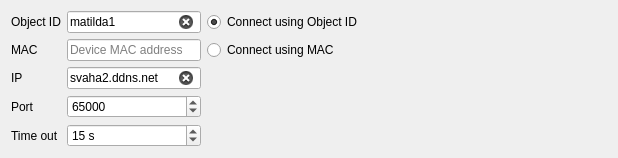
                 <widget class="QWidget" name="tab_7">
                  <attribute name="title">
                   <string>MAC</string>
                  </attribute>
                  <layout class="QGridLayout" name="gridLayout_31">
                   <item row="2" column="1" rowspan="2">
                    <widget class="QLineEdit" name="leIp_2">
                     <property name="text">
                      <string>svaha2.ddns.net</string>
                     </property>
                     <property name="placeholderText">
                      <string>svaha service IP or URL</string>
                     </property>
                     <property name="clearButtonEnabled">
                      <bool>true</bool>
                     </property>
                    </widget>
                   </item>
                   <item row="0" column="0">
                    <widget class="QLabel" name="label_76">
                     <property name="text">
                      <string>Object ID</string>
                     </property>
                    </widget>
                   </item>
                   <item row="0" column="1">
                    <widget class="QLineEdit" name="leObjectName_2">
                     <property name="text">
                      <string>matilda1</string>
                     </property>
                     <property name="placeholderText">
                      <string>Object name</string>
                     </property>
                     <property name="clearButtonEnabled">
                      <bool>true</bool>
                     </property>
                    </widget>
                   </item>
                   <item row="1" column="1">
                    <widget class="QLineEdit" name="leObjectMac">
                     <property name="placeholderText">
                      <string>Device MAC address</string>
                     </property>
                     <property name="clearButtonEnabled">
                      <bool>true</bool>
                     </property>
                    </widget>
                   </item>
                   <item row="4" column="1" rowspan="2">
                    <widget class="QSpinBox" name="sbPort_2">
                     <property name="minimum">
                      <number>1</number>
                     </property>
                     <property name="maximum">
                      <number>65534</number>
                     </property>
                     <property name="value">
                      <number>65000</number>
                     </property>
                    </widget>
                   </item>
                   <item row="6" column="1">
                    <widget class="QSpinBox" name="sbTimeOut_2">
                     <property name="suffix">
                      <string> s</string>
                     </property>
                     <property name="minimum">
                      <number>2</number>
                     </property>
                     <property name="maximum">
                      <number>99</number>
                     </property>
                     <property name="singleStep">
                      <number>2</number>
                     </property>
                     <property name="value">
                      <number>15</number>
                     </property>
                    </widget>
                   </item>
                   <item row="6" column="0">
                    <widget class="QLabel" name="label_77">
                     <property name="text">
                      <string>Time out</string>
                     </property>
                    </widget>
                   </item>
                   <item row="4" column="0" rowspan="2">
                    <widget class="QLabel" name="label_79">
                     <property name="text">
                      <string>Port</string>
                     </property>
                    </widget>
                   </item>
                   <item row="2" column="0" rowspan="2">
                    <widget class="QLabel" name="label_78">
                     <property name="text">
                      <string>IP</string>
                     </property>
                    </widget>
                   </item>
                   <item row="1" column="0">
                    <widget class="QLabel" name="label_80">
                     <property name="text">
                      <string>MAC</string>
                     </property>
                    </widget>
                   </item>
                   <item row="3" column="2" rowspan="2">
                    <spacer name="horizontalSpacer_37">
                     <property name="orientation">
                      <enum>Qt::Horizontal</enum>
                     </property>
                     <property name="sizeHint" stdset="0">
                      <size>
                       <width>400</width>
                       <height>20</height>
                      </size>
                     </property>
                    </spacer>
                   </item>
                   <item row="0" column="2">
                    <widget class="QRadioButton" name="rbUseObjID">
                     <property name="text">
                      <string>Connect using Object ID</string>
                     </property>
                     <property name="checked">
                      <bool>true</bool>
                     </property>
                    </widget>
                   </item>
                   <item row="1" column="2">
                    <widget class="QRadioButton" name="rbUseMac">
                     <property name="text">
                      <string>Connect using MAC</string>
                     </property>
                     <property name="checked">
                      <bool>false</bool>
                     </property>
                    </widget>
                   </item>
                  </layout>
                 </widget>
